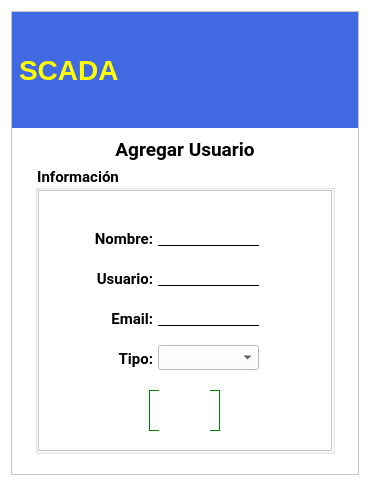
<?xml version="1.0" encoding="UTF-8"?>
<ui version="4.0">
 <class>AgregarUsuarioModal</class>
 <widget class="QWidget" name="AgregarUsuarioModal">
  <property name="windowModality">
   <enum>Qt::WindowModal</enum>
  </property>
  <property name="geometry">
   <rect>
    <x>0</x>
    <y>0</y>
    <width>370</width>
    <height>486</height>
   </rect>
  </property>
  <property name="sizePolicy">
   <sizepolicy hsizetype="Preferred" vsizetype="Maximum">
    <horstretch>0</horstretch>
    <verstretch>0</verstretch>
   </sizepolicy>
  </property>
  <property name="font">
   <font>
    <family>Noto Serif</family>
    <pointsize>11</pointsize>
    <weight>75</weight>
    <bold>true</bold>
   </font>
  </property>
  <property name="contextMenuPolicy">
   <enum>Qt::NoContextMenu</enum>
  </property>
  <property name="windowTitle">
   <string>Sistema SCADA</string>
  </property>
  <property name="windowIcon">
   <iconset>
    <normaloff>../../../../../../../../.designer/if_16_1751363.ico</normaloff>../../../../../../../../.designer/if_16_1751363.ico</iconset>
  </property>
  <property name="styleSheet">
   <string notr="true">background-color: rgb(255, 255, 255);</string>
  </property>
  <property name="inputMethodHints">
   <set>Qt::ImhSensitiveData</set>
  </property>
  <layout class="QVBoxLayout" name="verticalLayout">
   <item>
    <widget class="QFrame" name="MainFrame">
     <property name="minimumSize">
      <size>
       <width>0</width>
       <height>0</height>
      </size>
     </property>
     <property name="frameShape">
      <enum>QFrame::StyledPanel</enum>
     </property>
     <property name="frameShadow">
      <enum>QFrame::Raised</enum>
     </property>
     <layout class="QVBoxLayout" name="verticalLayout_2">
      <property name="spacing">
       <number>0</number>
      </property>
      <property name="leftMargin">
       <number>0</number>
      </property>
      <property name="topMargin">
       <number>0</number>
      </property>
      <property name="rightMargin">
       <number>0</number>
      </property>
      <property name="bottomMargin">
       <number>20</number>
      </property>
      <item>
       <widget class="QFrame" name="TitleFrame">
        <property name="maximumSize">
         <size>
          <width>16777215</width>
          <height>116</height>
         </size>
        </property>
        <property name="frameShape">
         <enum>QFrame::NoFrame</enum>
        </property>
        <property name="frameShadow">
         <enum>QFrame::Plain</enum>
        </property>
        <layout class="QGridLayout" name="gridLayout">
         <property name="leftMargin">
          <number>0</number>
         </property>
         <property name="topMargin">
          <number>0</number>
         </property>
         <property name="rightMargin">
          <number>0</number>
         </property>
         <property name="bottomMargin">
          <number>0</number>
         </property>
         <property name="spacing">
          <number>0</number>
         </property>
         <item row="0" column="1">
          <widget class="QLabel" name="lblSCADA">
           <property name="sizePolicy">
            <sizepolicy hsizetype="Minimum" vsizetype="Maximum">
             <horstretch>0</horstretch>
             <verstretch>0</verstretch>
            </sizepolicy>
           </property>
           <property name="minimumSize">
            <size>
             <width>150</width>
             <height>116</height>
            </size>
           </property>
           <property name="maximumSize">
            <size>
             <width>16777215</width>
             <height>116</height>
            </size>
           </property>
           <property name="font">
            <font>
             <pointsize>21</pointsize>
             <weight>75</weight>
             <bold>true</bold>
            </font>
           </property>
           <property name="autoFillBackground">
            <bool>false</bool>
           </property>
           <property name="styleSheet">
            <string notr="true">color: rgb(255, 255, 0);background-color: rgb(65, 105, 225);
margin:0px;</string>
           </property>
           <property name="text">
            <string>SCADA</string>
           </property>
          </widget>
         </item>
         <item row="0" column="2">
          <widget class="QFrame" name="ExitFrame">
           <property name="sizePolicy">
            <sizepolicy hsizetype="Maximum" vsizetype="Minimum">
             <horstretch>0</horstretch>
             <verstretch>0</verstretch>
            </sizepolicy>
           </property>
           <property name="minimumSize">
            <size>
             <width>0</width>
             <height>116</height>
            </size>
           </property>
           <property name="maximumSize">
            <size>
             <width>16777215</width>
             <height>116</height>
            </size>
           </property>
           <property name="styleSheet">
            <string notr="true">background-color: rgb(65, 105, 225);</string>
           </property>
           <property name="frameShape">
            <enum>QFrame::NoFrame</enum>
           </property>
           <property name="frameShadow">
            <enum>QFrame::Plain</enum>
           </property>
           <property name="lineWidth">
            <number>0</number>
           </property>
           <layout class="QGridLayout" name="gridLayout_4">
            <property name="leftMargin">
             <number>0</number>
            </property>
            <property name="topMargin">
             <number>0</number>
            </property>
            <property name="rightMargin">
             <number>0</number>
            </property>
            <property name="bottomMargin">
             <number>0</number>
            </property>
            <property name="spacing">
             <number>0</number>
            </property>
            <item row="0" column="0" rowspan="2">
             <widget class="QLabel" name="lblIIE">
              <property name="sizePolicy">
               <sizepolicy hsizetype="Maximum" vsizetype="Preferred">
                <horstretch>0</horstretch>
                <verstretch>0</verstretch>
               </sizepolicy>
              </property>
              <property name="maximumSize">
               <size>
                <width>16777215</width>
                <height>116</height>
               </size>
              </property>
              <property name="styleSheet">
               <string notr="true">background-color: rgb(65, 105, 225);
margin:0px;</string>
              </property>
              <property name="text">
               <string/>
              </property>
              <property name="pixmap">
               <pixmap resource="../../resources/resources.qrc">:/source/img/iiie.png</pixmap>
              </property>
              <property name="scaledContents">
               <bool>false</bool>
              </property>
              <property name="alignment">
               <set>Qt::AlignCenter</set>
              </property>
             </widget>
            </item>
            <item row="0" column="1">
             <widget class="QPushButton" name="btnExit">
              <property name="sizePolicy">
               <sizepolicy hsizetype="Maximum" vsizetype="Maximum">
                <horstretch>0</horstretch>
                <verstretch>0</verstretch>
               </sizepolicy>
              </property>
              <property name="maximumSize">
               <size>
                <width>32</width>
                <height>32</height>
               </size>
              </property>
              <property name="layoutDirection">
               <enum>Qt::RightToLeft</enum>
              </property>
              <property name="text">
               <string/>
              </property>
              <property name="icon">
               <iconset resource="../../resources/resources.qrc">
                <normaloff>:/source/img/Cancelar.png</normaloff>:/source/img/Cancelar.png</iconset>
              </property>
              <property name="iconSize">
               <size>
                <width>24</width>
                <height>24</height>
               </size>
              </property>
              <property name="flat">
               <bool>true</bool>
              </property>
             </widget>
            </item>
           </layout>
          </widget>
         </item>
         <item row="0" column="0">
          <widget class="QLabel" name="lblUDB">
           <property name="sizePolicy">
            <sizepolicy hsizetype="Maximum" vsizetype="Maximum">
             <horstretch>0</horstretch>
             <verstretch>0</verstretch>
            </sizepolicy>
           </property>
           <property name="minimumSize">
            <size>
             <width>0</width>
             <height>116</height>
            </size>
           </property>
           <property name="maximumSize">
            <size>
             <width>16777215</width>
             <height>116</height>
            </size>
           </property>
           <property name="styleSheet">
            <string notr="true">background-color: rgb(65, 105, 225);
margin:0px;</string>
           </property>
           <property name="frameShape">
            <enum>QFrame::NoFrame</enum>
           </property>
           <property name="text">
            <string/>
           </property>
           <property name="pixmap">
            <pixmap resource="../../resources/resources.qrc">:/source/img/logo.png</pixmap>
           </property>
           <property name="alignment">
            <set>Qt::AlignRight|Qt::AlignTrailing|Qt::AlignVCenter</set>
           </property>
          </widget>
         </item>
        </layout>
       </widget>
      </item>
      <item>
       <widget class="QLabel" name="lblTitle">
        <property name="sizePolicy">
         <sizepolicy hsizetype="Minimum" vsizetype="Maximum">
          <horstretch>0</horstretch>
          <verstretch>0</verstretch>
         </sizepolicy>
        </property>
        <property name="maximumSize">
         <size>
          <width>16777215</width>
          <height>38</height>
         </size>
        </property>
        <property name="font">
         <font>
          <family>Roboto</family>
          <pointsize>14</pointsize>
          <weight>75</weight>
          <bold>true</bold>
         </font>
        </property>
        <property name="styleSheet">
         <string notr="true">margin-top:5px;</string>
        </property>
        <property name="text">
         <string>Agregar Usuario</string>
        </property>
        <property name="alignment">
         <set>Qt::AlignCenter</set>
        </property>
       </widget>
      </item>
      <item alignment="Qt::AlignHCenter">
       <widget class="QGroupBox" name="ContentBox">
        <property name="sizePolicy">
         <sizepolicy hsizetype="Preferred" vsizetype="Minimum">
          <horstretch>0</horstretch>
          <verstretch>0</verstretch>
         </sizepolicy>
        </property>
        <property name="minimumSize">
         <size>
          <width>300</width>
          <height>0</height>
         </size>
        </property>
        <property name="maximumSize">
         <size>
          <width>350</width>
          <height>16777215</height>
         </size>
        </property>
        <property name="font">
         <font>
          <family>Roboto</family>
          <pointsize>11</pointsize>
          <weight>75</weight>
          <bold>true</bold>
         </font>
        </property>
        <property name="styleSheet">
         <string notr="true">background-color: rgb(255, 255, 255);</string>
        </property>
        <property name="title">
         <string>Información</string>
        </property>
        <property name="alignment">
         <set>Qt::AlignBottom|Qt::AlignLeading|Qt::AlignLeft</set>
        </property>
        <property name="flat">
         <bool>true</bool>
        </property>
        <layout class="QVBoxLayout" name="ContentLayout">
         <property name="spacing">
          <number>0</number>
         </property>
         <property name="leftMargin">
          <number>0</number>
         </property>
         <property name="topMargin">
          <number>0</number>
         </property>
         <property name="rightMargin">
          <number>0</number>
         </property>
         <property name="bottomMargin">
          <number>0</number>
         </property>
         <item>
          <widget class="QFrame" name="ContentFrame">
           <property name="frameShape">
            <enum>QFrame::StyledPanel</enum>
           </property>
           <property name="frameShadow">
            <enum>QFrame::Raised</enum>
           </property>
           <widget class="QLineEdit" name="txtNombre">
            <property name="geometry">
             <rect>
              <x>120</x>
              <y>35</y>
              <width>101</width>
              <height>21</height>
             </rect>
            </property>
            <property name="styleSheet">
             <string notr="true">border-bottom:1px solid black;border-top:none;</string>
            </property>
           </widget>
           <widget class="QLabel" name="lblNombre">
            <property name="geometry">
             <rect>
              <x>40</x>
              <y>40</y>
              <width>75</width>
              <height>17</height>
             </rect>
            </property>
            <property name="font">
             <font>
              <family>Roboto</family>
              <pointsize>11</pointsize>
              <weight>75</weight>
              <bold>true</bold>
             </font>
            </property>
            <property name="text">
             <string>Nombre:</string>
            </property>
            <property name="alignment">
             <set>Qt::AlignRight|Qt::AlignTrailing|Qt::AlignVCenter</set>
            </property>
           </widget>
           <widget class="QLabel" name="lblTipo">
            <property name="geometry">
             <rect>
              <x>40</x>
              <y>160</y>
              <width>75</width>
              <height>17</height>
             </rect>
            </property>
            <property name="font">
             <font>
              <family>Roboto</family>
              <pointsize>11</pointsize>
              <weight>75</weight>
              <bold>true</bold>
             </font>
            </property>
            <property name="text">
             <string>Tipo:</string>
            </property>
            <property name="alignment">
             <set>Qt::AlignRight|Qt::AlignTrailing|Qt::AlignVCenter</set>
            </property>
           </widget>
           <widget class="QPushButton" name="btnAceptar_2">
            <property name="geometry">
             <rect>
              <x>111</x>
              <y>200</y>
              <width>71</width>
              <height>41</height>
             </rect>
            </property>
            <property name="font">
             <font>
              <family>Roboto</family>
              <pointsize>11</pointsize>
              <weight>75</weight>
              <bold>true</bold>
             </font>
            </property>
            <property name="styleSheet">
             <string notr="true">border:1px solid green;</string>
            </property>
            <property name="text">
             <string>OK</string>
            </property>
            <property name="icon">
             <iconset resource="../../resources/resources.qrc">
              <normaloff>:/source/img/OK.png</normaloff>:/source/img/OK.png</iconset>
            </property>
            <property name="iconSize">
             <size>
              <width>24</width>
              <height>24</height>
             </size>
            </property>
            <property name="shortcut">
             <string notr="true"/>
            </property>
            <property name="checkable">
             <bool>false</bool>
            </property>
            <property name="flat">
             <bool>true</bool>
            </property>
           </widget>
           <widget class="QLabel" name="lblEmail">
            <property name="geometry">
             <rect>
              <x>40</x>
              <y>120</y>
              <width>75</width>
              <height>17</height>
             </rect>
            </property>
            <property name="font">
             <font>
              <family>Roboto</family>
              <pointsize>11</pointsize>
              <weight>75</weight>
              <bold>true</bold>
             </font>
            </property>
            <property name="text">
             <string>Email:</string>
            </property>
            <property name="alignment">
             <set>Qt::AlignRight|Qt::AlignTrailing|Qt::AlignVCenter</set>
            </property>
           </widget>
           <widget class="QComboBox" name="cmbTipo">
            <property name="geometry">
             <rect>
              <x>120</x>
              <y>155</y>
              <width>101</width>
              <height>25</height>
             </rect>
            </property>
           </widget>
           <widget class="QLabel" name="lblUsuario">
            <property name="geometry">
             <rect>
              <x>40</x>
              <y>80</y>
              <width>75</width>
              <height>17</height>
             </rect>
            </property>
            <property name="font">
             <font>
              <family>Roboto</family>
              <pointsize>11</pointsize>
              <weight>75</weight>
              <bold>true</bold>
             </font>
            </property>
            <property name="frameShape">
             <enum>QFrame::NoFrame</enum>
            </property>
            <property name="text">
             <string>Usuario:</string>
            </property>
            <property name="alignment">
             <set>Qt::AlignRight|Qt::AlignTrailing|Qt::AlignVCenter</set>
            </property>
           </widget>
           <widget class="QLineEdit" name="txtUsuario">
            <property name="geometry">
             <rect>
              <x>120</x>
              <y>75</y>
              <width>101</width>
              <height>21</height>
             </rect>
            </property>
            <property name="styleSheet">
             <string notr="true">border-bottom:1px solid black;border-top:none;</string>
            </property>
           </widget>
           <widget class="QLineEdit" name="txtEmail">
            <property name="geometry">
             <rect>
              <x>120</x>
              <y>115</y>
              <width>101</width>
              <height>21</height>
             </rect>
            </property>
            <property name="styleSheet">
             <string notr="true">border-bottom:1px solid black;border-top:none;</string>
            </property>
           </widget>
           <widget class="QLabel" name="Status">
            <property name="geometry">
             <rect>
              <x>121</x>
              <y>200</y>
              <width>51</width>
              <height>51</height>
             </rect>
            </property>
            <property name="maximumSize">
             <size>
              <width>64</width>
              <height>64</height>
             </size>
            </property>
            <property name="text">
             <string/>
            </property>
            <property name="pixmap">
             <pixmap resource="../../resources/resources.qrc">:/source/img/Cargando.gif</pixmap>
            </property>
            <property name="scaledContents">
             <bool>true</bool>
            </property>
           </widget>
          </widget>
         </item>
        </layout>
       </widget>
      </item>
     </layout>
    </widget>
   </item>
  </layout>
 </widget>
 <resources>
  <include location="../../resources/resources.qrc"/>
  <include location="../../resources/resources.qrc"/>
  <include location="../../resources/resources.qrc"/>
  <include location="../../resources/resources.qrc"/>
 </resources>
 <connections/>
</ui>
